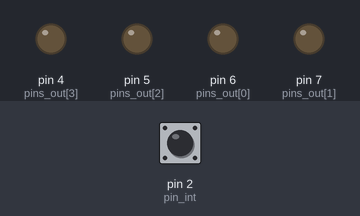
This sketch was run on a simulated Arduino Uno, built with avr-gcc and run on an emulated ATmega328P. On the bench: output pins drawn as LEDs (lit = HIGH). The test bench sets the inputs (shaded band); at power-on: pin 2 (pin_int) LOW.

Above: at 1.2 s.
1.3 s: pin 2 (pin_int) pulsed HIGH 2 times (0.12 s each, 0.3 s apart)
At 2.8 s:
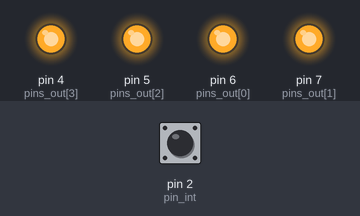
3.4 s: pin 2 (pin_int) driven HIGH
At 4.2 s:
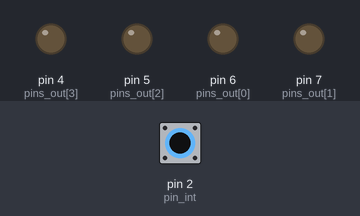
4.9 s: pin 2 (pin_int) driven LOW
At 5.7 s:
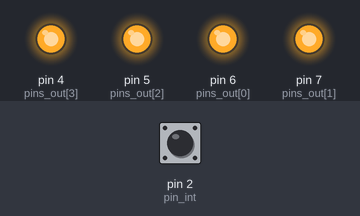
Timing chart, 0 to 7.9 s (numbered marks = the images above; inputs shaded):
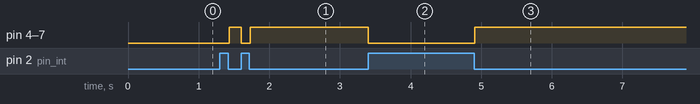

The sketch:

garlandLightshow.ino
```cpp
#define N_OUT 4

uint8_t pins_out[N_OUT] = {6, 7, 5, 4}; // массив пинов - выходов для управления диммирующими модулями
uint8_t pin_int = 2; // пин для внешнего прерывания от детектора нуля

volatile uint8_t states[N_OUT] = {250, 250, 250, 250}; // массив текущих состояний на диммере
volatile uint8_t tic;

// библиотечные функции
void (*func)();
volatile uint16_t dub_tcnt1;

ISR(TIMER1_OVF_vect)
{
  TCNT1 = dub_tcnt1;
  (*func)();
}

void StartTimer1(void (*isr)(), uint32_t set_us) {
  TIMSK1 &= ~(1 << TOIE1); // запретить прерывания по таймеру1

  func = *isr;  // указатель на функцию
  TCCR1A = 0;   // timer1 off
  TCCR1B = 0;   // prescaler off (1 << CTC1)-3й бит

  TCCR1B = (1 << CS10);

  dub_tcnt1 = 65584 - (set_us << 4);
  TCNT1 = 0;

  TIMSK1 |= (1 << TOIE1); // разрешаем прерывание по переполнению таймера
  sei();
}

//********************обработчики прерываний*******************************
void halfcycle() {
  tic++;  //счетчик

  for (int i = 0; i < N_OUT; i++) {
    if (states[i] < tic)
      digitalWrite(pins_out[i], 1);
  }
}

// обработка внешнего прерывания. Сработает по переднему фронту
void  detect_up() {
  tic = 0;

  TIMSK1 |= (1 << TOIE1); //запустить таймер (resume)
  attachInterrupt(0, detect_down, HIGH);  //перепрограммировать прерывание на другой обработчик
}

// обработка внешнего прерывания. Сработает по заднему фронту
void detect_down() {
  TIMSK1 &= ~(1 << TOIE1); //остановить таймер (stop)

  //логический ноль на выходы
  for (int i = 0; i < N_OUT; i++)
    digitalWrite(pins_out[i], 0);

  tic = 0;

  attachInterrupt(0, detect_up, LOW); //перепрограммировать прерывание на другой обработчик
}

void fade(int dimmer, int start_v, int end_v, int step_v, int t) {
  for (int i = start_v; i != end_v; i += step_v) {
    states[dimmer % N_OUT] = i;
    delay(t);
  }
}

void setup() {
  for (int i = 0; i < N_OUT; i++) {
    pinMode(pins_out[i], OUTPUT);
    digitalWrite(pins_out[i], 0);
  }

  pinMode(pin_int, INPUT);

  Serial.begin(9600);

  attachInterrupt(0, detect_up, LOW);  // настроить срабатывание прерывания interrupt0 на pin 2 на низкий уровень
  StartTimer1(halfcycle, 40); //время для одного разряда ШИМ

  TIMSK1 &= ~(1 << TOIE1); // остановить таймер
}

void loop() {
  if (Serial.available()) {
    char buf[128];
    int n = Serial.readBytesUntil('\n', buf, sizeof(buf) - 1);
    buf[n] = '\0';

    int tmp[N_OUT];
    char cmd[20], cmd2[20];

    sscanf(buf, "%s %s %d %d %d %d", &cmd, &cmd2, &tmp[0], &tmp[1], &tmp[2], &tmp[3]);

    if (strcmp(cmd, "set") + strcmp(cmd2, "rgb") == 0) {
      for (int i = 0; i < N_OUT; i++)
        states[i] = map(tmp[i], 0, 255, 240, 0);
    }
  }
}
```

Measured:
- after the input at 1.3 s, pin 4 (pins_out[3]), pin 5 (pins_out[2]), pin 6 (pins_out[0]), pin 7 (pins_out[1]): LOW → HIGH after 0.13 s, → LOW 0.17 s later, → HIGH 0.13 s later
- after the input at 3.4 s, pin 4 (pins_out[3]), pin 5 (pins_out[2]), pin 6 (pins_out[0]), pin 7 (pins_out[1]): HIGH → LOW at once
- after the input at 4.9 s, pin 4 (pins_out[3]), pin 5 (pins_out[2]), pin 6 (pins_out[0]), pin 7 (pins_out[1]): LOW → HIGH at once
